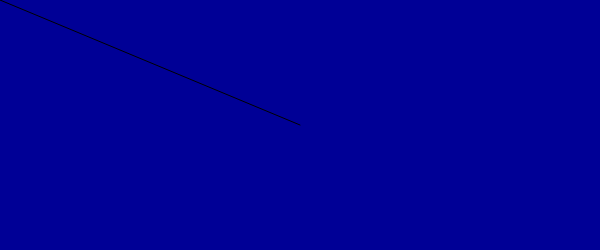
Frame 1 (no input)
Frame 60 (no input): identical to frame 1, image omitted
Frame 120 (the mouse pressed at the canvas centre since frame 60): blank canvas, image omitted

The p5.js sketch that drew this single still picture (run headless with seeded random() and noise() and a simulated clock; from frame 60 on, the mouse is pressed at the canvas centre):

// p5.js sketch
// ── sketch.js
var circle ={
  x:1,
  y:200,
  size:10,
};

//var circleX = 1;
//var circleSize = 5;

function setup() {
  createCanvas (600,250);

}

function draw() {
  r = map(mouseX, 0, 600, 0, 255);
  g = map(mouseY, 0, 250, 0, 255);
  //b = map(mouseY, 0, 600, 0, 255);

  background(r, g, 150);

  ellipse(width/2, height/2, circle.size, circle.size);
  ellipse(mouseX, mouseY, circle.size, circle.size);

  //circle.x = circle.x + 1;
  line(width/2, height/2, mouseX, mouseY);

  console.log("circle")
}
